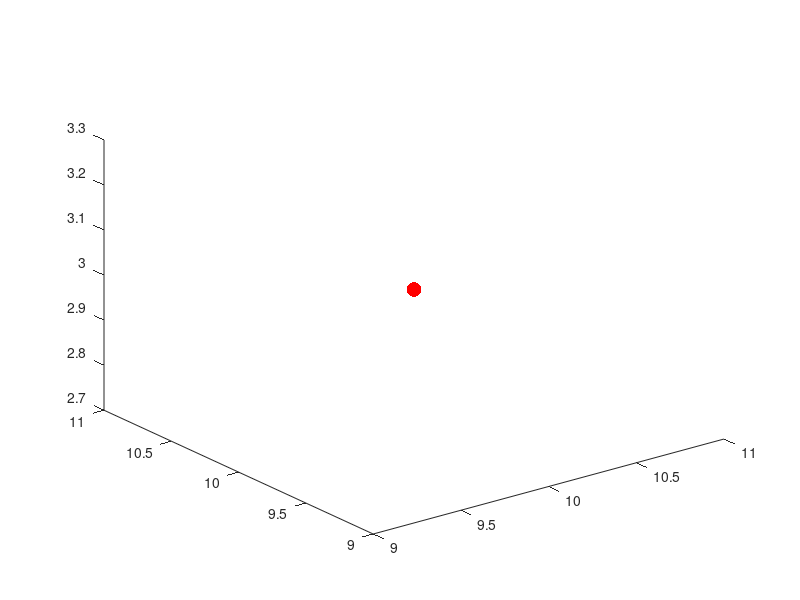

MATLAB code to generate this figure: (Note: this script raises an error after producing the figure.)
clear all
close all

video = false; % if want to save a movie, then let video = true
if(video)
    writerObj = VideoWriter('wheel_on_ground.mp4','MPEG-4');
    writerObj.FrameRate = 30;
    open(writerObj);
end

%%%%%%%%%%%%%%%%%%%%%%%%%%%%%%%%%%%%%%%%%%%%%%%%%%%%%%%%%%%%%%%%%%%%%%%%%%%
%%%%%%%%%%%%%%%%%%%%%%%%%%%%%%% VARIABLES %%%%%%%%%%%%%%%%%%%%%%%%%%%%%%%%%
%%%%%%%%%%%%%%%%%%%%%%%%%%%%%%%%%%%%%%%%%%%%%%%%%%%%%%%%%%%%%%%%%%%%%%%%%%%

% Variables for the mashgrid
n1=30;
n2=30;
h1=0.5;
h2=0.5;
x=1:h1:n1;
y=1:h2:n2;
r_m=0.5;

lmax_m = (n1-1)*n2+(n2-1)*n1;       % linkmunber
kmax_m = n1*n2;                     % piontmunber
R0_m = 0.5*ones(lmax_m,1);                % rest length
S_m = 1000000*ones(lmax_m,1);           % Stiffness
D_m = 0*ones(lmax_m,1);              % Damping constant
m = 0.5;                               % Mass of the points
M_m = m*ones(kmax_m,1);               % Mass array

g = 9.8;                            % gravity constant


%link_h = 1:(n1-1)*n2;
%link_v = (n1-1)*n2+1;
nskip = 5;
X_m = zeros(kmax_m,3);              % setup position of the points on the meshgrid
for i = 1:n1
    for j = 1:n2
index=(i-1)*n1+j;
X_m(index,:)=[x(i),y(j),0];
    end
end 

% Indexing all points on the meshgrid with indeces of links
jj_m=zeros(lmax_m,1);kk_m=zeros(lmax_m,1);
for k=1:n1-1
    for l=1:n2
        jj_m(k+(n1-1)*(l-1))=k+n1*(l-1);  kk_m(k+(n1-1)*(l-1))=k+n1*(l-1)+1;
    end
end
for l=1:n2-1
    for k=1:n1
        jj_m((n1-1)*n2+l+(n2-1)*(k-1))=k+n1*(l-1);
        kk_m((n1-1)*n2+l+(n2-1)*(k-1))=k+n1*l;
    end
end

% Variables for Ball and links bewteen ball and the meshgrid
r_b = 1;
xpb=10;
ypb=10;
zpb=3;
R0_b = zeros(kmax_m,1);
X_b = [xpb,ypb,zpb];
S_b = zeros(kmax_m,1);
D_b = zeros(kmax_m,1);
M_b = 2;

% Merge all the variables

kmax = kmax_m + 1;                  % number of points on the meshgrid + the ball
lmax = lmax_m + kmax_m;             
% number of the links on the meshgrid + all the links that link ball and points on the meshgrid
jj = zeros(lmax,1);                   % index of points of one end of any link
kk = zeros(lmax,1);                   % index of points of the other end of any link
for p = 1:lmax_m
    jj(p)=jj_m(p);
    kk(p)=kk_m(p);
end
for p = (lmax_m+1):lmax
    jj(p) = p-lmax_m;
    kk(p) = kmax;
end
X = zeros(kmax,3);                   % set up position for all the points on the meshgrid
for k=1:kmax-1
    X(k,:)=X_m(k,:);                 % set up position for the ball specifically
end
X(kmax,:)=X_b;

R0 = [R0_m;R0_b];
S = [S_m;S_b];
D = [D_m;D_b];
M = [M_m;M_b];

%G=m*g;
%U_b = zeros(zpb,3);

%T=sqrt(2*zpb/g); % 设置下落时间
%H0=zpb;
%dt=0.001;%高度更新时间周期

%%%%%%%%%%%%%%%%%%%%%%%%%%%%%%%%%%%%%%%%%%%%%%%%%%%%%%%%%%%%%%%%%%%%%%%%%%%
%%%%%%%%%%%%%%%%%%%%%%%%%%%% Set up Animation %%%%%%%%%%%%%%%%%%%%%%%%%%%%%
%%%%%%%%%%%%%%%%%%%%%%%%%%%%%%%%%%%%%%%%%%%%%%%%%%%%%%%%%%%%%%%%%%%%%%%%%%%

lm = 1:lmax_m;                       % indeces of links on the meshgrid
lb = (lmax_m+1):lmax;                % indeces of links between ball and points on the meshgrid
pm = 1:kmax_m;                       % indeces of points on the meshgrid
figure(1);
fig = figure(1);
    phb=plot3(X_b(1,1),X_b(1,2),X_b(1,3),".","Markersize",32,"Color","r");  % plot the ball
    hold on
    phm=plot3(X(pm,1),X(pm,2),X(pm,3),"O","Markersize",4,"Color","b");         % plot points of the meshgrid
%    lhm=plot3([X(jj(lm),1),X(kk(lm),1)]',[X(jj(lm),2),X(kk(lm),2)]',...
%        [X(jj(lm),3),X(kk(lm),3)]',"Color","b","LineWidth",1);            % plot links on the meshgrid
%    lhb=plot3([X(jj(lb),1),X(kk(lb),1)]',[X(jj(lb),2),X(kk(lb),2)]',...
%        [X(jj(lb),3),X(kk(lb),3)]',"Color","g","LineWidth",1); 
    
 % plot links between ball and points on the meshgrid
 hold on
    axis equal
    axis manual
    axis([0,n1/2+1,0,n2/2+1,-5,5]);
 drawnow


tmax = 5;   % duration of simulation (s)
clockmax = 50000; %number of time steps
dt = tmax/clockmax; %(s)
X_save=zeros(clockmax,3);
t_save=zeros(clockmax,1);

fixed = [1,n1,n1*n2-n1+1,n1*n2];   % Set up fixed points

%%%%%%%%%%%%%%%%%%%%%%%%%%%%%%%%%%%%%%%%%%%%%%%%%%%%%%%%%%%%%%%%%%%%%%%%%%%
%%%%%%%% original codes for directly apply a force to the meshgrid %%%%%%%%
%forced = 15; %Set up where we apply the force

t_ext_start = 5; %time that external force starts (s)
%t_ext_stop =  1; %time that external force stops (s)
%F_ext = -10*m*g; %external force (Kg.m/s^2)
%%%%%%%%%%%%%%%%%%%%%%%%%%%%%%%%%%%%%%%%%%%%%%%%%%%%%%%%%%%%%%%%%%%%%%%%%%%


%initialize velocity
U = zeros(kmax,3);
U(kmax,:) = [0,0,-1];

%initialize difference between the ball and any point on the meshgrid
X_mb = zeros(kmax_m,3);
d_mb = zeros(kmax_m,1);

for clock=1:clockmax
  t = clock*dt;

%%%%%%% compare distance between the ball and points on the meshgrid %%%%%%
  for k=1:kmax_m
    X_mb(k,:) = X(kmax,:) - X(k,:);
    d_mb(k,1) = sqrt(sum(X_mb(k,:).^2,2)); %compute distance between each point on 
                                           %the meshgrid and ball
  end
  d_min = min(d_mb);

% throw away all points between ball and meshgrid if distance is big
  if (d_min > r_b+r_m)
    l_mb = [];
  end

% select points with distance smaller than r_b+r_m
  if (d_min <= r_b+r_m)
    d_mb2 = d_mb - d_min*ones(kmax_m,1);
    l_mb = lmax_m + find(~d_mb2);         % find all the indices of the 
                                          % links that we want to connect                                  
    
  end
  
% connect ball and selected points 
  for l = l_mb
    R0(l) = r_m+r_b;
    S(l) = 50000;
    D(l) = 0;
  end

%%%%%%%%%%%%%%%%%%%%% start to compute the motion %%%%%%%%%%%%%%%%%%%%%%%%%
  DX = X(jj,:) - X(kk,:); %link vectors
  DU = U(jj,:) - U(kk,:); %link velocity difference vectors
  R = sqrt(sum(DX.^2,2)); %link lengths
  T = S.*(R-R0) + (D./R).*sum(DX.*DU,2); %link tensions
  TR=T./R; %link tensions divided by link lengths
  FF=[TR,TR,TR].*DX; %link force vectors

  F=zeros(kmax,3); %initialize force array for mass points 
  %F(1:kmax_m,3) = - m*g*ones(kmax_m,1);    %apply force of gravity to each meshgrid point
  F(kmax,3) = - M_b*g;       %apply force of gravity to the ball

  % For each link, add its force with correct sign
  % to the point at each end of the link:
  for link=1:lmax
    F(kk(link),:)=F(kk(link),:)+FF(link,:);
    F(jj(link),:)=F(jj(link),:)-FF(link,:);
  end

  disp(d_min);

%%%%%%%%%%%%%%%%%%%%%%%%%%%%%%%%%%%%%%%%%%%%%%%%%%%%%%%%%%%%%%%%%%%%%%%%%%%
%%%%%%%% original codes for directly apply a force to the meshgrid %%%%%%%%
  %apply external force during specified time interval:
  %if((t_ext_start < t) && (t < t_ext_stop))
  %  F(forced,:) = F(forced,:) + F_ext;
  %end
%%%%%%%%%%%%%%%%%%%%%%%%%%%%%%%%%%%%%%%%%%%%%%%%%%%%%%%%%%%%%%%%%%%%%%%%%%%

  U = U + dt*F./[m,m,m]; %update velocities of all points,
  %but if the index of the point is on the list "fixed",
  %set its velocity equal to zero:
  U(fixed,:)=0; 

  X = X + dt*U; %update positions of all points

  %store some results for future plotting
  %X_save(clock,:)=X(n+2,:);
  t_save(clock) = t;

% 
%   E_save(clock) = ...                                         % Save current total energy
%         1 / 2 * sum( M .* sqrt(sum(U .^ 2, 2)) .^ 2) + ...       % Total kinetic energy
%         sum(M .* X(:, 3) * g) + ...                            % Total gravitational potential energy
%         1 / 2 * sum(S .* (R-R0) .^ 2);                         % Total elastic potential energy

% E_ahhh(clock) = ...                                         
%         1 / 2 * sum(M .* sqrt(sum(U .^ 2, 2)) .^ 2) + ...       
%         (2 .* X_b(:, 3) * g) + ...
%         (0.5 .* X_m(:, 3) * g)+ ... 
%         1 / 2 * sum(S .* (R-R0) .^ 2) ; 

  Hb_save(clock) = X(kmax,3);
  
  Xm_z(1:kmax_m) = X(1:kmax_m,3);
  Hmin_save(clock) = min(Xm_z);
  Hmax_save(clock) = max(Xm_z);



%%%%%%%%%%%%%%%%%%%%%%%%%%%%%%%%%%%%%%%%%%%%%%%%%%%%%%%%%%%%%%%%%%%%%%%%%%%
%%%%%%%%%%%%%%%%%%%%%%%%%%%   ANIMATION   %%%%%%%%%%%%%%%%%%%%%%%%%%%%%%%%%
%%%%%%%%%%%%%%%%%%%%%%%%%%%%%%%%%%%%%%%%%%%%%%%%%%%%%%%%%%%%%%%%%%%%%%%%%%%
clf(fig)

    phb=plot3(X(kmax,1),X(kmax,2),X(kmax,3),".","Markersize",32,"Color","r");  % plot the ball
    hold on
    phm=plot3(X(pm,1),X(pm,2),X(pm,3),"O","Markersize",4,"Color","b");         % plot points of the meshgrid
%    lhm=plot3([X(jj(lm),1),X(kk(lm),1)]',[X(jj(lm),2),X(kk(lm),2)]',...
%        [X(jj(lm),3),X(kk(lm),3)]',"Color","b","LineWidth",1);            % plot links on the meshgrid
%    lhb=plot3([X(jj(lb),1),X(kk(lb),1)]',[X(jj(lb),2),X(kk(lb),2)]',...
%        [X(jj(lb),3),X(kk(lb),3)]',"Color","g","LineWidth",1); 
    
 % plot links between ball and points on the meshgrid
 hold on
    axis equal
    axis manual
    axis([0,n1/2+1,0,n2/2+1,-5,5]);
 drawnow
    if video
            frame = getframe(gcf);
            writeVideo(writerObj,frame);
    end
 end

if  video 
    close(writerObj);
end

% figure(2)
% plot(t_save',E_save');
% 
% figure(3)
% plot(t_save',Hmax_save',t_save',Hmin_save');
% 
% figure(4)
% plot(t_save',Hb_save');

% figure(5)
% plot(t_save',E_ahhh');

%for t=0:dt:T%循环开始
%   if(norm(X(jj,:) - X_b) > R)
%       H0=H0-1/2*g*t^2;
%   end
%h=plot3(xpb,ypb,H0,'O', 'markersize', 20);%绘制实时小球高度图
%   drawnow;%实时更新坐标图窗口
%   hold on
%end

